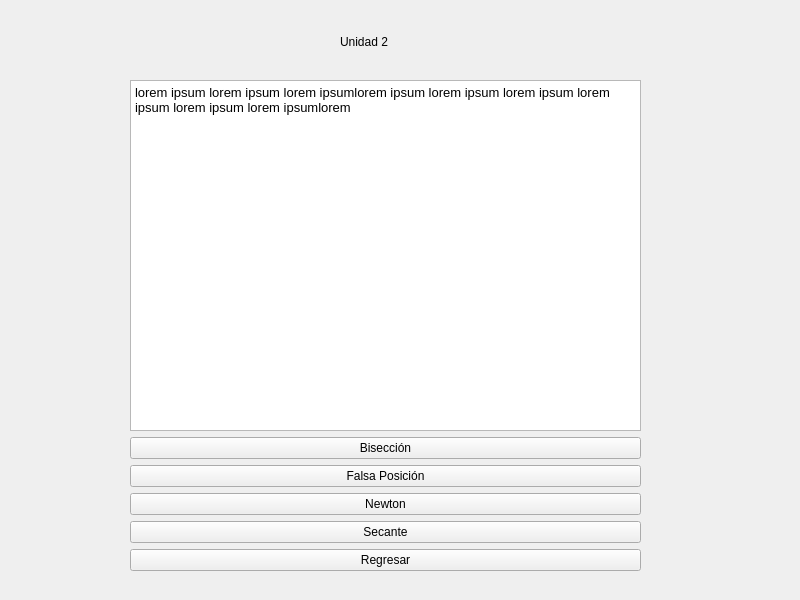
<?xml version="1.0" encoding="UTF-8"?>
<ui version="4.0">
 <class>Form</class>
 <widget class="QWidget" name="Form">
  <property name="geometry">
   <rect>
    <x>0</x>
    <y>0</y>
    <width>800</width>
    <height>600</height>
   </rect>
  </property>
  <property name="windowTitle">
   <string>Form</string>
  </property>
  <widget class="QLabel" name="label">
   <property name="geometry">
    <rect>
     <x>340</x>
     <y>30</y>
     <width>76</width>
     <height>24</height>
    </rect>
   </property>
   <property name="text">
    <string>Unidad 2</string>
   </property>
  </widget>
  <widget class="QWidget" name="verticalLayoutWidget">
   <property name="geometry">
    <rect>
     <x>130</x>
     <y>80</y>
     <width>511</width>
     <height>491</height>
    </rect>
   </property>
   <layout class="QVBoxLayout" name="verticalLayout_2">
    <item>
     <widget class="QTextEdit" name="textEdit">
      <property name="html">
       <string>&lt;!DOCTYPE HTML PUBLIC &quot;-//W3C//DTD HTML 4.0//EN&quot; &quot;http://www.w3.org/TR/REC-html40/strict.dtd&quot;&gt;
&lt;html&gt;&lt;head&gt;&lt;meta name=&quot;qrichtext&quot; content=&quot;1&quot; /&gt;&lt;style type=&quot;text/css&quot;&gt;
p, li { white-space: pre-wrap; }
&lt;/style&gt;&lt;/head&gt;&lt;body style=&quot; font-family:'Ubuntu Bold'; font-size:10pt; font-weight:400; font-style:normal;&quot;&gt;
&lt;p style=&quot; margin-top:0px; margin-bottom:0px; margin-left:0px; margin-right:0px; -qt-block-indent:0; text-indent:0px;&quot;&gt;lorem ipsum lorem ipsum lorem ipsumlorem ipsum lorem ipsum lorem ipsum lorem ipsum lorem ipsum lorem ipsumlorem&lt;/p&gt;&lt;/body&gt;&lt;/html&gt;</string>
      </property>
     </widget>
    </item>
    <item>
     <widget class="QPushButton" name="biseccionbutton">
      <property name="text">
       <string>Bisección</string>
      </property>
     </widget>
    </item>
    <item>
     <widget class="QPushButton" name="regulafalsibutton">
      <property name="text">
       <string>Falsa Posición</string>
      </property>
     </widget>
    </item>
    <item>
     <widget class="QPushButton" name="newtonbutton">
      <property name="text">
       <string>Newton</string>
      </property>
     </widget>
    </item>
    <item>
     <widget class="QPushButton" name="secantebutton">
      <property name="text">
       <string>Secante</string>
      </property>
     </widget>
    </item>
    <item>
     <widget class="QPushButton" name="menubutton">
      <property name="text">
       <string>Regresar</string>
      </property>
     </widget>
    </item>
   </layout>
  </widget>
 </widget>
 <resources/>
 <connections/>
</ui>
